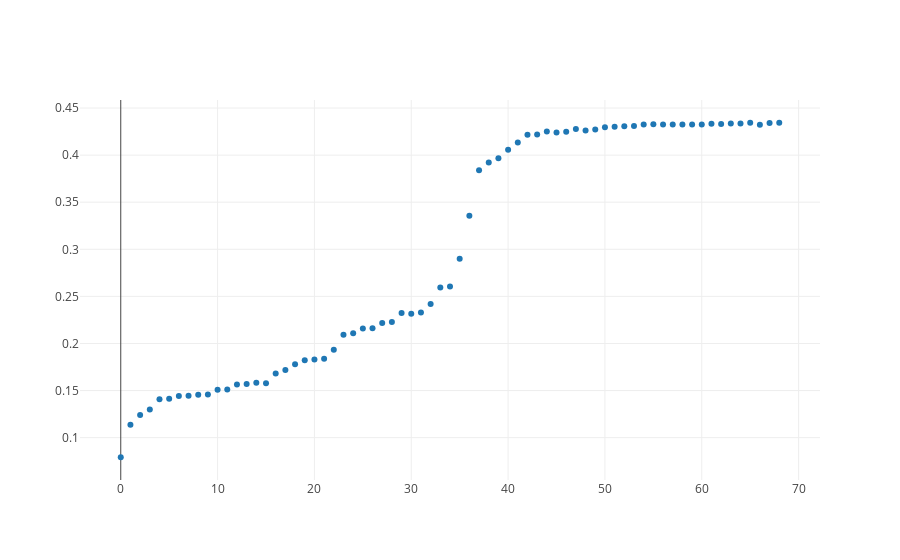

Notebook code for this chart:
### Code cell
from graph import trace_values, plot
trace_rfecv = trace_values(num_features, rfecv_scores)
plot([trace_rfecv])
